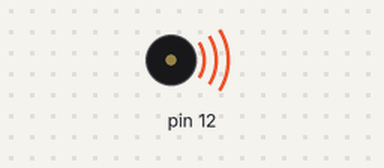
Simulated run of this sketch. Board: Arduino Uno, built with avr-gcc and run on an emulated ATmega328P. Parts: buzzer (waves = sounding).

Above: at 0.2 s.
At 16.7 s:
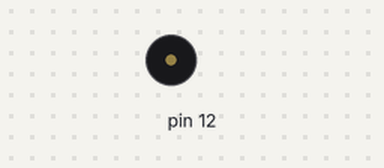
Timing chart, 0 to 17.6 s (numbered marks = the images above):
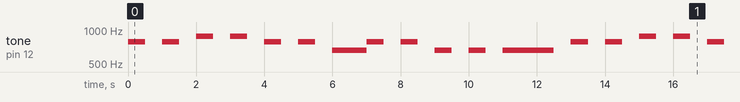

The sketch:

_1.ino
```cpp
// C++ code
//
int tones[] = {523,587,659,698,784,880,988,1046};
            //  도  레  미   파  솔  라   시  도
            //  0   1   2   3   4   5   6   7

void setup()
{
  pinMode(12, OUTPUT);
}

void loop()
{
  tone(12,tones[4],500);
  delay(1000); //1초 동안 시간 지연
  tone(12,tones[4],500);
  delay(1000); //1초 동안 시간 지연
  tone(12,tones[5],500);
  delay(1000); //1초 동안 시간 지연
  tone(12,tones[5],500);
  delay(1000); //1초 동안 시간 지연

   tone(12,tones[4],500);
  delay(1000); //1초 동안 시간 지연
  tone(12,tones[4],500);
  delay(1000); //1초 동안 시간 지연
  tone(12,tones[2],1000);
  delay(1000); //1초 동안 시간 지연

  tone(12,tones[4],500);
  delay(1000); //1초 동안 시간 지연
  tone(12,tones[4],500);
  delay(1000); //1초 동안 시간 지연
  tone(12,tones[2],500);
  delay(1000); //1초 동안 시간 지연
  tone(12,tones[2],500);
  delay(1000); //1초 동안 시간 지연

  tone(12,tones[2],1500);
  delay(2000); //1초 동안 시간 지연

  tone(12,tones[4],500);
  delay(1000); //1초 동안 시간 지연
  tone(12,tones[4],500);
  delay(1000); //1초 동안 시간 지연
  tone(12,tones[5],500);
  delay(1000); //1초 동안 시간 지연
  tone(12,tones[5],500);
  delay(1000); //1초 동안 시간 지연

   tone(12,tones[4],500);
  delay(1000); //1초 동안 시간 지연
  tone(12,tones[4],500);
  delay(1000); //1초 동안 시간 지연
  tone(12,tones[2],1000);
  delay(1000); //1초 동안 시간 지연

  tone(12,tones[4],500);
  delay(1000); //1초 동안 시간 지연
  tone(12,tones[2],500);
  delay(1000); //1초 동안 시간 지연
  tone(12,tones[1],500);
  delay(1000); //1초 동안 시간 지연
  tone(12,tones[2],500);
  delay(1000); //1초 동안 시간 지연

  tone(12,tones[0],1500);
  delay(3000); //1초 동안 시간 지연

}
```

Measured:
- by itself, tone on pin 12: plays 784 Hz for 0.50 s, 784 Hz for 0.50 s, 880 Hz for 0.50 s, 880 Hz for 0.50 s, 784 Hz for 0.50 s, 784 Hz for 0.50 s … (117 notes in this stretch)
